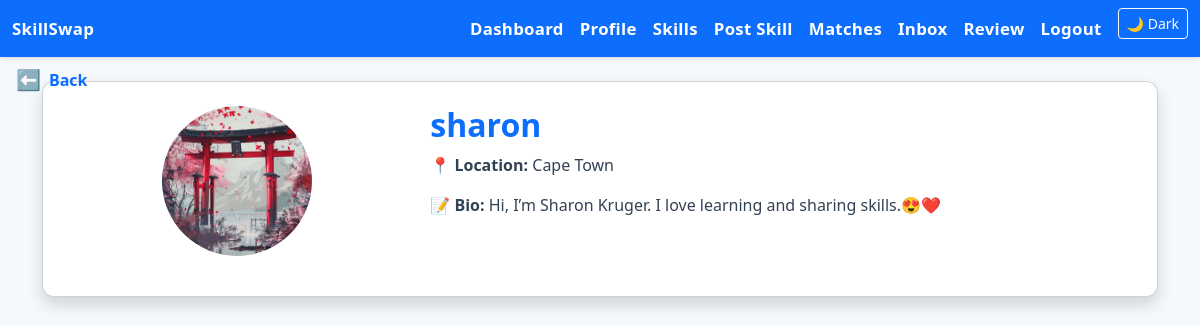
The page /profile/sharon/ (signed in) on the database its author committed.
### core/models.py (models this page shows, shortened)
class User(AbstractUser):
    bio = models.TextField(blank=True)
    location = models.CharField(max_length=100, blank=True)
    verified = models.BooleanField(default=False)
    video_intro_url = models.URLField(blank=True)
    profile_image = models.ImageField(upload_to='profile_images/', blank=True, null=True)

### core/views.py (the view)
# urls.py: path('profile/<str:username>/', views.profile_view, name='profile'),
@login_required
def profile_view(request, username):
    user = get_object_or_404(User, username=username)
    context = {
        'profile_user': user,
        'username': username
    }
    return render(request, 'core/profile.html', context)

### core/templates/core/profile.html (shortened to what this page needs)
{% extends 'core/base.html' %}
{% block content %}
<div class="card shadow fade-in p-4">
  <div class="row">
    <div class="col-md-4 text-center">
      {% if user.profile_image %}
        <img src="{{ user.profile_image.url }}" alt="Profile Image" class="img-fluid rounded-circle mb-3" style="width: 150px; height: 150px; object-fit: cover;">
      {% else %}
        <img src="https://ui-avatars.com/api/?name={{ user.username }}" alt="Default Avatar" class="img-fluid rounded-circle mb-3" style="width: 150px; height: 150px;">
      {% endif %}
    </div>
    <div class="col-md-8">
      <h2 class="text-primary">{{ user.username }}</h2>
      <p><strong>📍 Location:</strong> {{ user.location }}</p>
      <p><strong>📝 Bio:</strong> {{ user.bio }}</p>
    </div>
  </div>
</div>
{% endblock %}

### core/static/core/style.css (style rules this page uses)
body { background-color: #f6f9fc; font-family: 'Segoe UI', Tahoma, Geneva, Verdana, sans-serif; color: #1e293b; }
.card { background-color: #ffffff; box-shadow: 0 4px 12px rgba(0,0,0,0.08); border-radius: 12px; transition: transform 0.2s ease; }
h1, h2, h4 { font-weight: 700; color: #1e293b; }
p, small, label, .form-label { color: #334155; }
.fade-in { animation: fadeIn 0.6s ease-in; }

### rows shown on the page
User: profile_image (picture), username "sharon", location "Cape Town", bio "Hi, I’m Sharon Kruger. I love learning and sharing skills.😍❤️"
